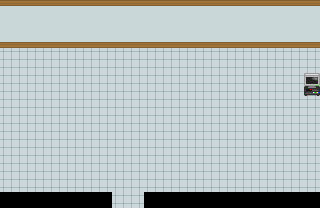

This is a level from a 2D game, rendered from its Tiled map with the project's own tilesets. A one-line summary and the map file follow, with tile-layer data summarised:
An orthogonal 20x13 tile map with 16x16 px tiles, 4 tile layers (Tile Layer 1, Tile Layer 2, Tile Layer 3, Above Player), 3 tilesets and 8 objects (6x collision, 2x event).

<map version="1.8" tiledversion="1.8.0" orientation="orthogonal" renderorder="right-down" compressionlevel="0" width="20" height="13" tilewidth="16" tileheight="16" infinite="0" nextlayerid="7" nextobjectid="12">
 <tileset firstgid="1" name="core_indoor_floors" tilewidth="16" tileheight="16" tilecount="3864" columns="46">
  <image source="../../gfx/tilesets/core_indoor_floors.png" width="736" height="1344" />
 </tileset>
 <tileset firstgid="3865" name="core_indoor_walls" tilewidth="16" tileheight="16" tilecount="3864" columns="46">
  <image source="../../gfx/tilesets/core_indoor_walls.png" width="736" height="1344" />
 </tileset>
 <tileset firstgid="7729" name="core_set pieces" tilewidth="16" tileheight="16" tilecount="1550" columns="31">
  <image source="../../gfx/tilesets/core_set pieces.png" width="496" height="800" />
 </tileset>
 <layer id="1" name="Tile Layer 1" width="20" height="13">
  <data>[260 cells, 260 non-empty, 5 distinct tile ids]</data>
 </layer>
 <layer id="3" name="Tile Layer 2" width="20" height="13">
  <data>[260 cells, 1 non-empty, 1 distinct tile ids]</data>
 </layer>
 <layer id="4" name="Tile Layer 3" width="20" height="13">
  <data>[260 cells, 0 non-empty, 0 distinct tile ids]</data>
 </layer>
 <layer id="5" name="Above Player" width="20" height="13">
  <data>[260 cells, 1 non-empty, 1 distinct tile ids]</data>
 </layer>
 <objectgroup color="#ff0000" id="6" name="Collision">
  <object id="3" type="collision" x="0" y="192" width="112" height="16" />
  <object id="4" type="collision" x="144" y="192" width="176" height="16" />
  <object id="5" type="collision" x="0" y="0" width="320" height="48" />
  <object id="6" type="collision" x="-16" y="48" width="16" height="144" />
  <object id="7" type="collision" x="320" y="48" width="16" height="144" />
  <object id="8" type="collision" x="304" y="80" width="16" height="16" />
 </objectgroup>
 <objectgroup color="#ffff00" id="2" name="Events">
  <object id="2" type="event" x="112" y="192" width="32" height="16">
   <properties>
    <property name="act10" value="transition_teleport taba_town.tmx,40,11,0.3" />
    <property name="cond10" value="is player_at" />
    <property name="cond20" value="is player_facing down" />
   </properties>
  </object>
  <object id="11" name="Player Spawn" type="event" x="128" y="160" width="16" height="16" />
 </objectgroup>
</map>
